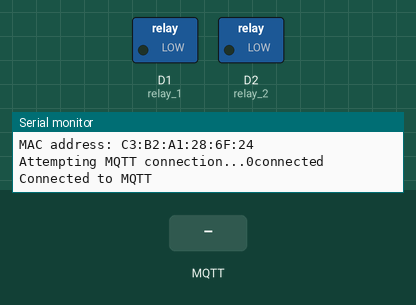
A sketch run on a simulated Arduino MKR. Parts: switched loads named in the sketch (green lamp = pin HIGH), the last lines printed to the serial monitor. Inputs (shaded band) come from the test bench. WiFi joins after 1.5 s; servers stay silent unless stated; no MQTT or app messages arrive unless stated.

Above: at 12.7 s.
12.8 s: MQTT message "HIGH" arrives on the first subscribed topic
At 17.7 s:
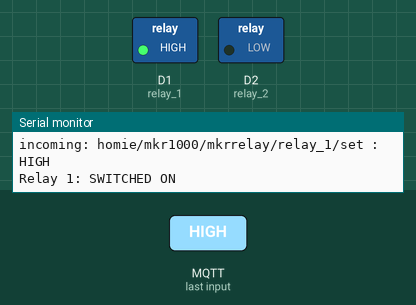
18.0 s: MQTT message "HIGH" arrives on the second subscribed topic
At 22.7 s:
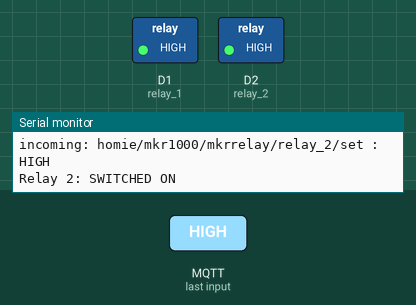
23.0 s: MQTT message "LOW" arrives on the first subscribed topic
At 27.7 s:
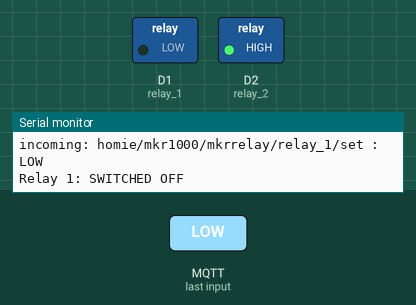
28.0 s: MQTT message "LOW" arrives on the second subscribed topic
At 31.8 s:
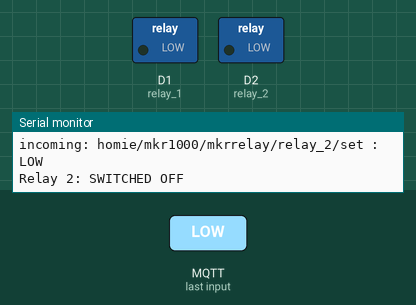
Timing chart, 0 to 33.3 s (numbered marks = the images above; inputs shaded):
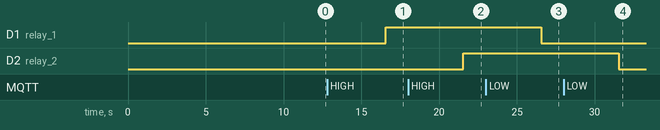

Measured:
- after the input at 12.8 s, D1 (relay_1): LOW → HIGH after 3.8 s
- after the input at 18.0 s, D2 (relay_2): LOW → HIGH after 3.6 s
- after the input at 23.0 s, D1 (relay_1): HIGH → LOW after 3.6 s
- after the input at 28.0 s, D2 (relay_2): HIGH → LOW after 3.6 s

The sketch:

ArduinoRelaysSecured.ino
```cpp
#include <SPI.h>
#include <WiFi101.h>
#include <MQTT.h>
#include <MQTTClient.h>
#include <Arduino_MKRENV.h>
#include <string.h>

#include "arduino_secrets.h"
///////please enter your sensitive data in the Secret tab/arduino_secrets.h
char ssid[] = SECRET_SSID;        // your network SSID (name)
char pass[] = SECRET_PASS;        // your network password (use for WPA, or use as key for WEP)
char mqttuser[] = MQTT_USER;      // User
char mqttpass[] = MQTT_PASS;      // Password
int status = WL_IDLE_STATUS;     // the WiFi radio's status
char mqttServer[] = SECRET_MQTT_HOST;
char mqttClientId[] = SECRET_MQTT_CLIENT_ID;
const int mqttport = MQPORT;

// Relays on pins 1 and 2
const int relay_1 = 1;
const int relay_2 = 2;

// Callback function header
void callback(char* topic, byte* payload, unsigned int length);

//Process Message
void messageReceived(String &topic, String &payload);

// Initialize the client library
#ifdef SECURED
WiFiSSLClient wifiClient;
#else
WiFiClient wifiClient;
#endif

MQTTClient mqttClient;
//IPAddress server(192,168,1,46);

long lastReconnectAttempt = 0;
long now;


boolean reconnect() {
  Serial.print("Attempting MQTT connection...");
  if (mqttClient.connect("arduinoClient", mqttuser, mqttpass)) {
    Serial.println("Arduino connected to MQTT");
    // Once connected, publish an announcement...
    mqttClient.publish("outTopic","hello world");
    // ... and resubscribe
    mqttClient.subscribe("inTopic");
  }else {
    Serial.print("Failed, rc=");
    Serial.print(mqttClient.connected());
    Serial.println(" try again in 5 seconds");
  }

  return mqttClient.connected();
}


int incomingByte = 0; // for incoming serial data
String input = "";

void setup() {
  pinMode(relay_1, OUTPUT);
  pinMode(relay_2, OUTPUT);
  //Initialize serial and wait for port to open:
  Serial.begin(9600);
  while (!Serial) {
    ; // wait for serial port to connect. Needed for native USB port only
  }

  //Initialize MRKENV
  if (!ENV.begin()) {
    Serial.println("Failed to initialize MKR ENV shield!");
    while (1);
  }

  // check for the presence of the shield:
  if (WiFi.status() == WL_NO_SHIELD) {
    Serial.println("WiFi shield not present");
    // don't continue:
    while (true);
  }

  // attempt to connect to WiFi network:
  while ( status != WL_CONNECTED) {
    Serial.print("Attempting to connect to WPA SSID: ");
    Serial.println(ssid);
    // Connect to WPA/WPA2 network:
    status = WiFi.begin(ssid, pass);

    // wait 10 seconds for connection:
    delay(10000);
  }

  // you're connected now, so print out the data:
  Serial.print("You're connected to the network");
  printCurrentNet();
  printWiFiData();

  // MQTT client connection request
  mqttClient.begin(mqttServer, wifiClient);
  Serial.print("Attempting MQTT connection...");
  Serial.print(mqttClient.connected());
  if (mqttClient.connect("arduinoClient", mqttuser, mqttpass)) {
    Serial.println("connected");
    //mqttClient.publish("outTopic","hello world");
    //mqttClient.subscribe("inTopic");
     Serial.println("Connected to MQTT");

     mqttClient.onMessage(messageReceived);

     //client.subscribe("/hello");
     mqttClient.subscribe("homie/mkr1000/mkrrelay/relay_1/set");
     mqttClient.subscribe("homie/mkr1000/mkrrelay/relay_2/set");
     mqttClientPublishInit();
  }
  lastReconnectAttempt = 0;
}

void mqttClientPublishInit(){
  mqttClient.publish("homie/arduino/$homie", "3.0", true);
  mqttClient.publish("homie/arduino/$name", "Arduino MKR1000", true);
  mqttClient.publish("homie/arduino/$nodes", "mkrenv", true);
  mqttClient.publish("homie/arduino/$state", "ready", true);

//  mqttClient.publish("homie/arduino/mkrenv/$name", "Lisardo's MKRENV", true);
//  mqttClient.publish("homie/arduino/mkrenv/$properties", "(temperature, humidity, pressure, illuminance, uva, uvb, uvindex)", true);
//  //Temperature
//  mqttClient.publish("homie/arduino/mkrenv/temperature/$name", "Temperature", true);
//  mqttClient.publish("homie/arduino/mkrenv/temperature/$unit", "ºC", true);
//  mqttClient.publish("homie/arduino/mkrenv/temperature/$datatype", "float", true);
//  mqttClient.publish("homie/arduino/mkrenv/temperature/$settable", "true", true);
//  //Humidity
//  mqttClient.publish("homie/arduino/mkrenv/humidity/$name", "Humidity", true);
//  mqttClient.publish("homie/arduino/mkrenv/humidity/$unit", "%", true);
//  mqttClient.publish("homie/arduino/mkrenv/humidity/$datatype", "float", true);
//  mqttClient.publish("homie/arduino/mkrenv/humidity/$settable", "true", true);
//  //Pressure
//  mqttClient.publish("homie/arduino/mkrenv/pressure/$name", "Pressure", true);
//  mqttClient.publish("homie/arduino/mkrenv/pressure/$unit", "kPa", true);
//  mqttClient.publish("homie/arduino/mkrenv/pressure/$datatype", "float", true);
//  mqttClient.publish("homie/arduino/mkrenv/pressure/$settable", "true", true);
//  //Illuminance
//  mqttClient.publish("homie/arduino/mkrenv/illuminance/$name", "Illuminance", true);
//  mqttClient.publish("homie/arduino/mkrenv/illuminance/$unit", "lx", true);
//  mqttClient.publish("homie/arduino/mkrenv/illuminance/$datatype", "float", true);
//  mqttClient.publish("homie/arduino/mkrenv/illuminance/$settable", "true", true);
//  //UVA
//  mqttClient.publish("homie/arduino/mkrenv/uva/$name", "UVA", true);
//  mqttClient.publish("homie/arduino/mkrenv/uva/$unit", "", true);
//  mqttClient.publish("homie/arduino/mkrenv/uva/$datatype", "float", true);
//  mqttClient.publish("homie/arduino/mkrenv/uva/$settable", "true", true);
//  //UVB
//  mqttClient.publish("homie/arduino/mkrenv/uvb/$name", "UVB", true);
//  mqttClient.publish("homie/arduino/mkrenv/uvb/$unit", "", true);
//  mqttClient.publish("homie/arduino/mkrenv/uvb/$datatype", "float", true);
//  mqttClient.publish("homie/arduino/mkrenv/uvb/$settable", "true", true);
//  //UVIndex
//  mqttClient.publish("homie/arduino/mkrenv/uvindex/$name", "UV Index", true);
//  mqttClient.publish("homie/arduino/mkrenv/uvindex/$unit", "", true);
//  mqttClient.publish("homie/arduino/mkrenv/uvindex/$datatype", "float", true);
//  mqttClient.publish("homie/arduino/mkrenv/uvindex/$settable", "true", true);
}

void loop()
{
  now = millis();
  if (now - lastReconnectAttempt > 5000) {
    lastReconnectAttempt = now;
    if (!mqttClient.connected()) {
      if (reconnect()) {
        lastReconnectAttempt = 0;
      }
    } else {
    // Client connected
      mqttClient.loop();
      //mqttClient.onMessage(messageReceived);
      //mqttPublish();
    }
  }
}

//void mqttPublish(){
//   // read all the sensor values
//  float temperature = ENV.readTemperature();
//  float humidity    = ENV.readHumidity();
//  float pressure    = ENV.readPressure();
//  float illuminance = ENV.readIlluminance();
//  float uva         = ENV.readUVA();
//  float uvb         = ENV.readUVB();
//  float uvIndex     = ENV.readUVIndex();
//
//  // print each of the sensor values and publish its value in mqtt
//  Serial.print("Temperature = ");
//  Serial.print(temperature);
//  Serial.println(" °C");
//  //dtostrf(temperature,0, 0, buffer);
//  mqttClient.publish("homie/arduino/mkrenv/temperature", String(temperature).c_str(), true);
//
//  Serial.print("Humidity    = ");
//  Serial.print(humidity);
//  Serial.println(" %");
//  mqttClient.publish("homie/arduino/mkrenv/humidity", String(humidity).c_str(), true);
//
//  Serial.print("Pressure    = ");
//  Serial.print(pressure);
//  Serial.println(" kPa");
//  mqttClient.publish("homie/arduino/mkrenv/pressure", String(pressure).c_str(), true);
//
//  Serial.print("Illuminance = ");
//  Serial.print(illuminance);
//  Serial.println(" lx");
//  mqttClient.publish("homie/arduino/mkrenv/illuminance", String(illuminance).c_str(), true);
//
//  Serial.print("UVA         = ");
//  Serial.println(uva);
//  mqttClient.publish("homie/arduino/mkrenv/uva", String(uva).c_str(), true);
//
//  Serial.print("UVB         = ");
//  Serial.println(uvb);
//  mqttClient.publish("homie/arduino/mkrenv/uvb", String(uvb).c_str(), true);
//
//  Serial.print("UV Index    = ");
//  Serial.println(uvIndex);
//  mqttClient.publish("homie/arduino/mkrenv/uvindex", String(uvIndex).c_str(), true);
//
//  // print an empty line
//  Serial.println();
//
//}


void printWiFiData() {
  // print your WiFi shield's IP address:
  IPAddress ip = WiFi.localIP();
  Serial.print("IP Address: ");
  Serial.println(ip);
  Serial.println(ip);

  // print your MAC address:
  byte mac[6];
  WiFi.macAddress(mac);
  Serial.print("MAC address: ");
  printMacAddress(mac);

}

void printCurrentNet() {
  // print the SSID of the network you're attached to:
  Serial.print("SSID: ");
  Serial.println(WiFi.SSID());

  // print the MAC address of the router you're attached to:
  byte bssid[6];
  WiFi.BSSID(bssid);
  Serial.print("BSSID: ");
  printMacAddress(bssid);

  // print the received signal strength:
  long rssi = WiFi.RSSI();
  Serial.print("signal strength (RSSI):");
  Serial.println(rssi);

  // print the encryption type:
  byte encryption = WiFi.encryptionType();
  Serial.print("Encryption Type:");
  Serial.println(encryption, HEX);
  Serial.println();
}

void printMacAddress(byte mac[]) {
  for (int i = 5; i >= 0; i--) {
    if (mac[i] < 16) {
      Serial.print("0");
    }
    Serial.print(mac[i], HEX);
    if (i > 0) {
      Serial.print(":");
    }
  }
  Serial.println();
}


void messageReceived(String &topic, String &payload) {
  String statusRelay1= "homie/mkr1000/mkrrelay/relay_1";
  String statusRelay2= "homie/mkr1000/mkrrelay/relay_2";

  Serial.println("incoming: " + topic + " : " + payload);
    if(topic.equals("homie/mkr1000/mkrrelay/relay_1/set"))  {
        if (payload.equals("HIGH")) {
          digitalWrite(relay_1, HIGH);
          if (mqttClient.publish(statusRelay1, payload, true,2)){
            Serial.println("Relay 1: SWITCHED ON");
          }
        }
        if (payload.equals("LOW")){
          digitalWrite(relay_1, LOW);
          if (mqttClient.publish(statusRelay1, payload, true,2)) {
            Serial.println("Relay 1: SWITCHED OFF");
          }
        }
    }
    if(topic.equals("homie/mkr1000/mkrrelay/relay_2/set"))  {
        if (payload.equals("HIGH")) {
          digitalWrite(relay_2, HIGH);
          if (mqttClient.publish(statusRelay2, payload, true,2)) {
            Serial.println("Relay 2: SWITCHED ON");
          }
        }
        if (payload.equals("LOW")){
          digitalWrite(relay_2, LOW);
          if (mqttClient.publish(statusRelay2, payload, true,2)) {
            Serial.println("Relay 2: SWITCHED OFF");
          }
        }
    }
}
```

arduino_secrets.h
```cpp
#define SECRET_SSID "IotWifiBridged"
#define SECRET_PASS "Iot-2019"
#define SECRET_MQTT_CLIENT_ID "MKR1000"
//#define SECURED
//#define EC2
//#define ZT
#ifdef EC2
  #ifdef ZT
    #define SECRET_MQTT_HOST  "172.24.71.188" //EC2 ZT
    #ifdef SECURED
      #define MQPORT          8883
    #else
      #define MQPORT          1883
    #endif
  #else
    #define SECRET_MQTT_HOST  "54.194.149.95" //EC2
    #define MQPORT          1883
  #endif
  #define MQTT_USER      "soc-iot"
  #define MQTT_PASS      "unic0s19"
#else
  #define MQTT_USER "mqtt_iotuser"
  #define MQTT_PASS "mqttiot.2019"
  #define SECRET_MQTT_HOST "192.168.1.40"
  #ifdef SECURED
    #define MQPORT          8883
  #else
    #define MQPORT          1883
  #endif
#endif
```
